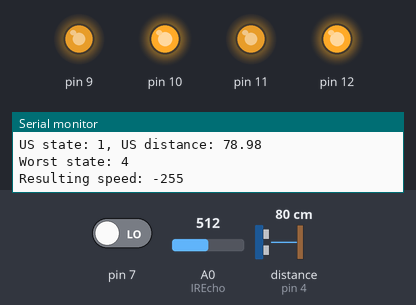
Simulated run of this sketch. Board: Arduino Uno, built with avr-gcc and run on an emulated ATmega328P. Shown: output pins drawn as LEDs (lit = HIGH), the last lines printed to the serial monitor. Wiring (inferred from the names in the program): ultrasonic range finder: trigger pin 5; echo pin 4. The test bench sets the inputs (shaded band); at power-on: A0 (IREcho) = 512, distance to the obstacle (sensor on pin 4) 80 cm, pin 7 LOW. The echo pulse lasts 58.3 µs per cm; pins used as bus, display or sensor lines are not drawn.

Above: at 10.9 s.
11.0 s: A0 (IREcho) set to 410
21.8 s: A0 (IREcho) set to 381
At 31.7 s:
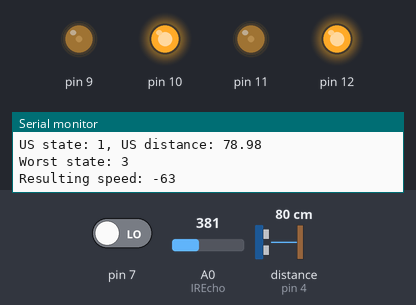
32.0 s: distance to the obstacle (sensor on pin 4) set to 12 cm
42.1 s: distance to the obstacle (sensor on pin 4) set to 9 cm
At 51.0 s:
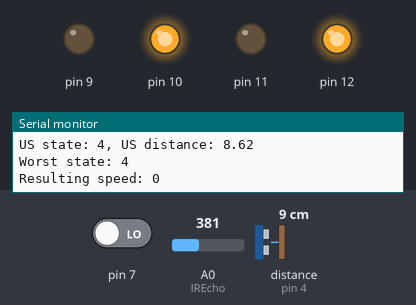
52.2 s: A0 (IREcho) set to 511
At 52.7 s:
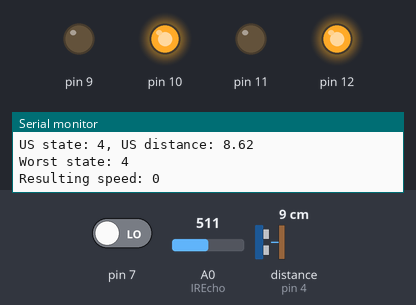
62.3 s: distance to the obstacle (sensor on pin 4) set to 18 cm
At 71.4 s:
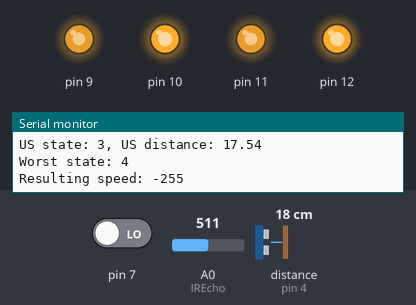
Timing chart, 0 to 72.9 s (numbered marks = the images above; inputs shaded):
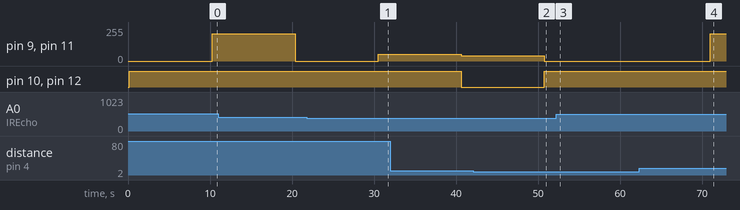

Measured:
- the behaviour switches between 400 and 399 on A0 (IREcho) (found by bisection; images 0 and 1)
- the behaviour switches between 11 and 10 cm on distance to the obstacle (sensor on pin 4) (found by bisection; images 1 and 2)
- after the input at 21.8 s, pin 9, pin 11: 0/255 → 50/255 after 8.7 s
- after the input at 42.1 s, pin 9, pin 11: 40/255 → 0/255 after 8.6 s
- after the input at 52.2 s, pin 9, pin 11: stays 0/255 (without the input it goes to 204/255 after 8.6 s); pin 10, pin 12: stays HIGH (without the input it goes to LOW after 8.6 s)
- after the input at 62.3 s, pin 9, pin 11: 0/255 → 204/255 after 8.7 s

The sketch:

test2.ino
```cpp
#include "arduino-eymo.h"


// the setup function runs once when you press reset or power the board

// Modules
MotorControlModule MCM(MotorM1, MotorM2, MotorE1, MotorE2);
ObstacleDetectionModule ODB(IREcho, US2Echo, US2Trig, FLOOR);

// Variables for this test
int speed = 0;
int direction = 0;
int time = 10000;
float sensorDist[2] = {15,15};
SensorState ODB_state = Initiating;

void setup() {
    Serial.begin(9600);
    Serial.println("Setup done.\nBeginning test...");
}

// the loop function runs over and over again forever
void loop() {
    Serial.println("\n\n\nLoop...");

    // FORWARD MOVE
    Serial.print("Testing frontal forward move: ");
    speed = 255;
    Serial.print("Initial speed: ");
    Serial.println(speed);
    Serial.println("Reading Sensors...");
    ODB.update();
    printStatesAndDistances(ODB.IRState, ODB.IRDistance, ODB.BackState, ODB.BackDistance, ODB.WorstState);
    MCM.checkObstacles(speed, ODB.IRState, ODB.BackState, ODB.WorstState);
    MCM.move(speed, direction);
    Serial.print("Resulting speed: ");
    Serial.println(speed);
    delay(time);


    // BACKWARD MOVE
    Serial.print("Testing frontal backward move: ");
    speed = -255;
    Serial.print("Initial speed: ");
    Serial.println(speed);
    Serial.println("Reading Sensors...");
    ODB.update();
    printStatesAndDistances(ODB.IRState, ODB.IRDistance, ODB.BackState, ODB.BackDistance, ODB.WorstState);
    MCM.checkObstacles(speed, ODB.IRState, ODB.BackState, ODB.WorstState);
    MCM.move(speed, direction);
    Serial.print("Resulting speed: ");
    Serial.println(speed);
    delay(time);
/*
    // Move straight backwards
    speed = -250;
    direction = 0;
    MCM.move(speed, direction);
    delay(time);
    MCM.move(speed, direction);
    delay(time);
    MCM.move(speed, direction);
    delay(time);

    // Move left forward
    speed = 200;
    direction = -1;
    MCM.move(speed, direction);
    delay(time);
    MCM.move(speed, direction);
    delay(time);
    MCM.move(speed, direction);
    delay(time);

    // Move left backwards
    speed = -200;
    direction = -1;
    MCM.move(speed, direction);
    delay(time);
    MCM.move(speed, direction);
    delay(time);
    MCM.move(speed, direction);
    delay(time);

     // Move right forward
    speed = 200;
    direction = 1;
    MCM.move(speed, direction);
    delay(time);
    MCM.move(speed, direction);
    delay(time);
    MCM.move(speed, direction);
    delay(time);

    // Move right backwards
    speed = -200;
    direction = 1;
    MCM.move(speed, direction);
    delay(time);
    MCM.move(speed, direction);
    delay(time);
    MCM.move(speed, direction);
    delay(time);*/
}
```

MotorControlModule.hpp
```cpp
#include <Arduino.h>
#include "utilities.hpp"

/**
 * max speed = 255
 * limited max speed to 225
 * Min speed = 0
 * strucr delante atras y parado, y uno distinto de derecha izquierda
 */

class MotorControlModule
{
public:
    MotorControlModule(int motorM1, int motorM2, int motorE1, int motorE2);
    bool move(int speed, int direction);
    bool checkObstacles(int &speed, SensorState IRState, SensorState BackState, SensorState WorstState);

private:
    bool _soft_speed_update(int speed, float alpha);
    bool _move_motor(int motorM, int motorE, int speed, int direction); // direction: 0 = forward, 1 = backward
    bool _coerce_speed_boundaries();
    bool _stop();
    bool _compute_speed_and_direction(int speed, int direction,
                                      int &speed1, int &speed2,
                                      int &motor_direction1, int &motor_direction2);

    int _motorM1;
    int _motorM2;
    int _motorE1;
    int _motorE2;

    int _speed;
    float _epsilon;
};

MotorControlModule::MotorControlModule(int motorM1, int motorM2, int motorE1, int motorE2)
{
    _motorM1 = motorM1;
    _motorM2 = motorM2;

    _motorE1 = motorE1;
    _motorE2 = motorE2;

    _speed = 0;
    _epsilon = 3;

    pinMode(_motorM1, OUTPUT);
    pinMode(_motorM2, OUTPUT);
    pinMode(_motorE1, OUTPUT);
    pinMode(_motorE2, OUTPUT);
}

bool MotorControlModule::_compute_speed_and_direction(int speed, int direction,
                                                      int &speed1, int &speed2,
                                                      int &motor_direction1, int &motor_direction2)
{
    speed1 = abs(speed);
    speed2 = speed1;
    switch (direction)
    {
    case -1: // turn left
        speed1 = 0;
        break;
    case -2: // rotate left
        motor_direction1 = 1;
        break;
    case 1: // turn right
        speed2 = 0;
        break;
    case 2: // rotate right
        motor_direction2 = 1;
        break;
    default:
        break;
    }

    if (speed < 0)
    {
        motor_direction1 = 1;
        motor_direction2 = 1;
    }
}

bool MotorControlModule::checkObstacles(int &speed, SensorState IRState, SensorState BackState, SensorState WorstState)
{
    // Si intenta avanzar y está en el borde parada de emergencia
    if (IRState == Dangerous && speed > 0)
    {
        _stop();
        speed = 0;
    }
    // Si intenta retroceder y está cerca de un objeto parada de emergencia
    if (BackState == Dangerous && speed < 0)
    {
        _stop();
        speed = 0;
    }
    if (WorstState == Warning)
    {
        speed = (int) (0.25 * speed);
    }
    if (WorstState == Close)
    {
        speed = (int) (0.75 * speed);
    }
}

bool MotorControlModule::move(int speed, int direction)
{
    _soft_speed_update(-speed, 0.8);

    // Inicializacion de velocidades y direcciones
    int speed1 = 0;
    int speed2 = 0;
    int motor_direction1 = 0;
    int motor_direction2 = 0;

    // Cálculo de velocidades y direcciones
    _compute_speed_and_direction(_speed, direction, speed1, speed2, motor_direction1, motor_direction2);

    // Mover motores
    _move_motor(_motorM1, _motorE1, speed1, motor_direction1);
    _move_motor(_motorM2, _motorE2, speed2, motor_direction2);
}

bool MotorControlModule::_move_motor(int motorM, int motorE, int speed, int motor_direction)
{
    // Hacia delante
    if (motor_direction == 0)
    {
        digitalWrite(motorM, HIGH);
    }
    // Hacia atrás
    else
    {
        digitalWrite(motorM, LOW);
    }
    analogWrite(motorE, speed);
}

bool MotorControlModule::_stop()
{
    // Parar bruscamente los motores
    _speed = 0;
    _move_motor(_motorM1, _motorE1, 0, 0);
    _move_motor(_motorM2, _motorE2, 0, 0);
}

bool MotorControlModule::_coerce_speed_boundaries()
{
    // Controlar overflow de la velocidad
    if (_speed > 255)
    {
        _speed = 255;
    }
    if (_speed < -255)
    {
        _speed = -255;
    }
}

bool MotorControlModule::_soft_speed_update(int target_speed, float alpha)
{
    // Si la velocidad objetivo no se ha alcanzado se añade un porcentaje de la diferencia
    if (abs(_speed - target_speed) >= _epsilon)
    {
        _speed = (int) _speed + (target_speed - _speed) * alpha;
    }
    else
    {
        _speed = target_speed;
    }
    // Controlar overflow
    _coerce_speed_boundaries();
}
```

ObstacleDetectionModule.hpp
```cpp
#include <Arduino.h>
#include "utilities.hpp"

class ObstacleDetectionModule{
    public:
        // States for each sensor
        SensorState IRState, BackState, FloorState, WorstState;
        // Front sensor value
        float IRDistance;
        // Back sensor value
        float BackDistance;
        // Front floor sensor value
        bool FloorDetected;

        ObstacleDetectionModule(int pinIR, int BackEcho, int BackTrig, int pinFloor);
        void update();

    private:
        // Sensor pins
        int _pinIR, _BackEcho, _BackTrig, _pinFloor;

		float readInfrared(int pin);
		float readUltrasonic(int trigger, int echo);
        bool readFloor(int pin);
};

ObstacleDetectionModule::ObstacleDetectionModule(int pinIR, int BackEcho, int BackTrig, int pinFloor) {

    _pinIR = pinIR;
    _BackEcho = BackEcho;
    _BackTrig = BackTrig;
    _pinFloor = pinFloor;

    IRDistance = 0.0f;
    BackDistance = 0.0f;
    FloorDetected = true;

    IRState = Initiating;
    BackState = Initiating;
    FloorState = Initiating;
    WorstState = Initiating;

    // Inicializa el pin Trigger como salida
    pinMode(BackTrig, OUTPUT);
    // Inicializa el pin Echo como entrada
    pinMode(BackEcho, INPUT);
    pinMode(pinIR, INPUT);
    pinMode(pinFloor, INPUT);
}

void ObstacleDetectionModule::update() {
    IRDistance = readInfrared(_pinIR);
    BackDistance = readUltrasonic(_BackTrig, _BackEcho);
    FloorDetected = readFloor(_pinFloor);

    if (IRDistance < 10) {
        IRState = Dangerous;
    }
    else if (IRDistance < 20) {
        IRState = Warning;
    }
    else if (IRDistance < 30) {
        IRState = Close;
    }
    else {
        IRState = Safe;
    }

    if (BackDistance < 10) {
        BackState = Dangerous;
    }
    else if (BackDistance < 20) {
        BackState = Warning;
    }
    else if (BackDistance < 30) {
        BackState = Close;
    }
    else {
        BackState = Safe;
    }
    if (FloorDetected) {
        FloorState = Safe;
    }
    else {
        FloorState = Dangerous;
    }
    WorstState = max(max(BackState, IRState), FloorState);
}

float ObstacleDetectionModule::readInfrared(int pin) {
    // Read sensor value
    uint16_t sensorValue_raw = 0;
    float sensorValue = 0.0f;
    sensorValue_raw = analogRead(pin);

    //  filter unstable values
    if (sensorValue_raw < 0) {
        return -1;
    }

    // transform the sensor value to distance in cm
    sensorValue = (6787.0f /sensorValue_raw - 3.0f) - 4.0f;
    return sensorValue;
}

float ObstacleDetectionModule::readUltrasonic(int trigger, int echo) {
    long duration = 0;
    float distance = 0.0f;

    // Emit the pulse
    digitalWrite(trigger, LOW);
    delayMicroseconds(2);

    // Read the pulse data
    digitalWrite(trigger, HIGH);
    delayMicroseconds(10);
    digitalWrite(trigger, LOW);

    duration = pulseIn(echo, HIGH);
    distance = duration * 0.034 / 2;
    return distance;
}

bool ObstacleDetectionModule::readFloor(int pin) {
    // true si no detecta suelo
    bool measurament = digitalRead(pin);
    // Lo invertimos
    return !measurament;
}
```

arduino-eymo.h
```cpp
// Important Libraries
#include <Arduino.h>

// UltraSonic Pins
#define US1Echo 2
#define US1Trig 3
#define US2Echo 4
#define US2Trig 5
#define FLOOR 7

// IR Pins
#define IREcho A0

// Motor pins
#define MotorE1 9
#define MotorM1 10
#define MotorE2 11
#define MotorM2 12

//#include "utilities.hpp"

// Obstacle Detection Module
#include "ObstacleDetectionModule.hpp"

// Motor Control Module
#include "MotorControlModule.hpp"
```

utilities.hpp
```cpp
#ifndef UTILITIES_HPP
#define UTILITIES_HPP

#define MAX_TURN_SPEED 225
#define MAX_SPEED 255
#define MIN_SPEED 0

enum SensorState {
    Initiating = 0,
    Safe = 1,
    Close = 2,
    Warning = 3,
    Dangerous = 4,
};

// Function for debbuging purposes
void printStatesAndDistances(SensorState IRState, float IRDistance, SensorState BackState, float BackDistance, SensorState WorstState) {
    // IR
    Serial.print("IR state: ");
    Serial.print(IRState);
    Serial.print(", IR distance: ");
    Serial.println(IRDistance);
    // US
    Serial.print("US state: ");
    Serial.print(BackState);
    Serial.print(", US distance: ");
    Serial.println(BackDistance);
    // Worst state
    Serial.print("Worst state: ");
    Serial.println(WorstState);
}

#endif // UTILITIES_HPP
```
